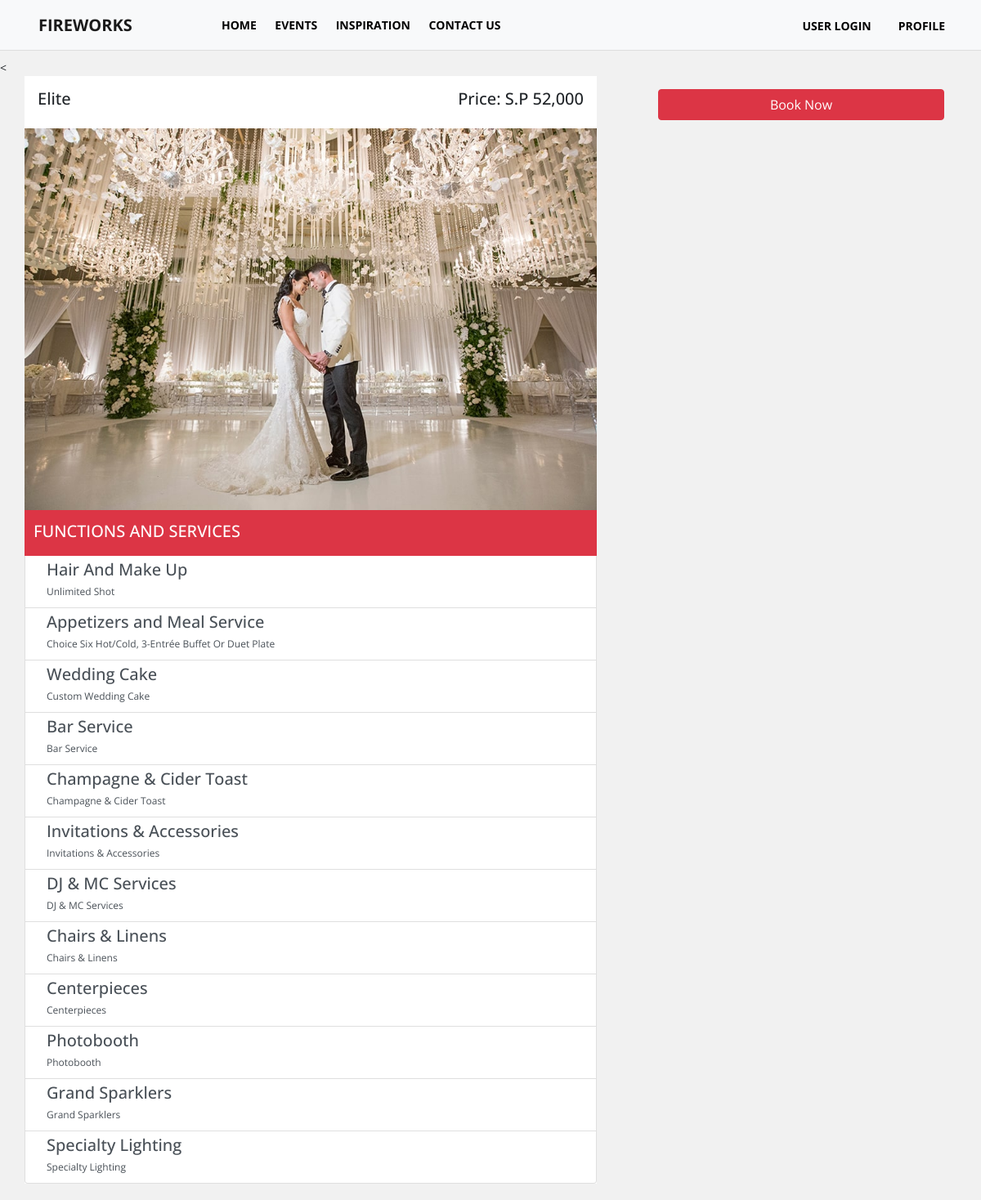
The page /package_detail.php?id=5 on the database as committed earlier.
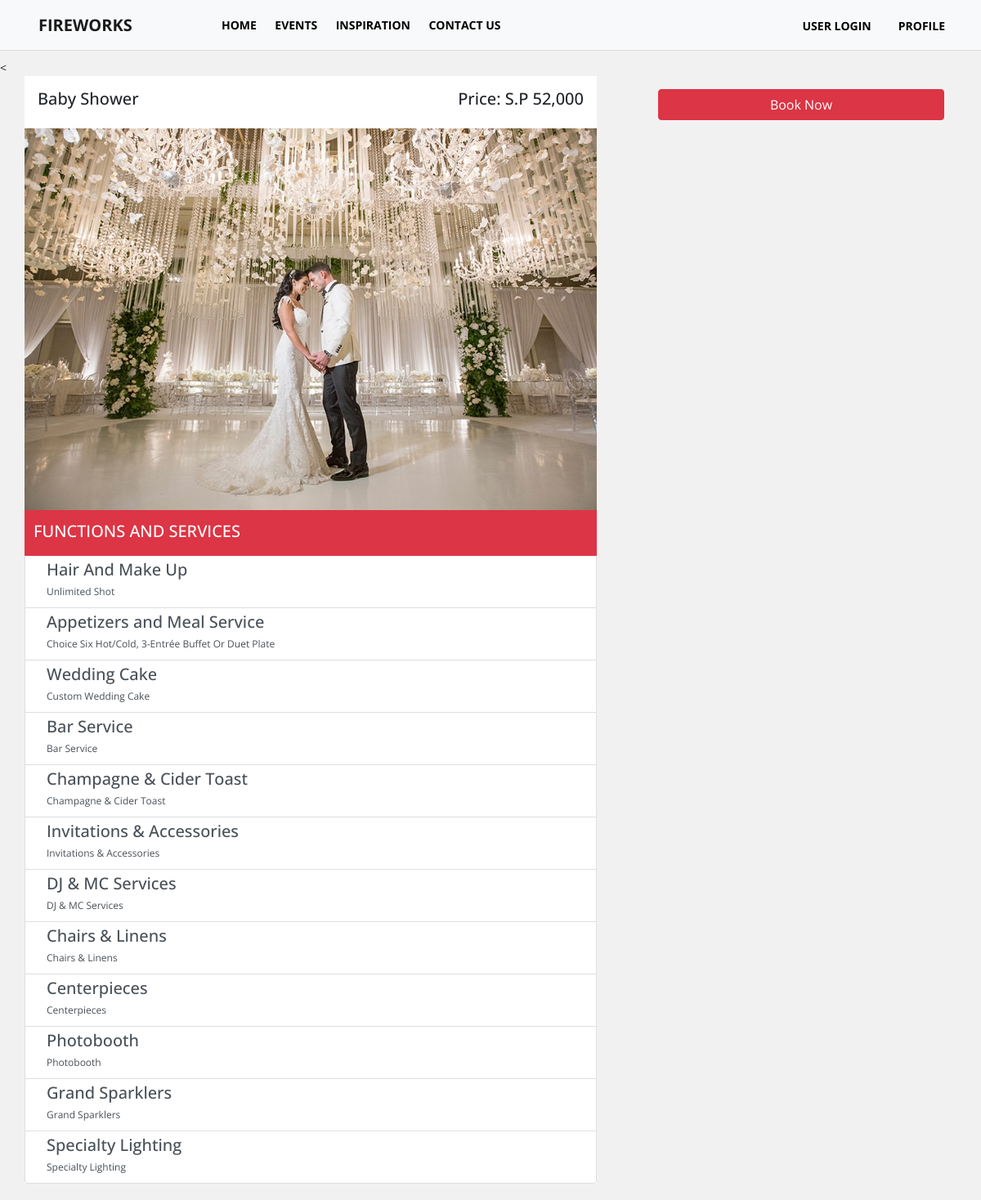
The same page on the database as committed later.
### tables this page shows
CREATE TABLE `tblweddingcategories` (
  `id` int(11) NOT NULL,
  `wedding_type` varchar(100) NOT NULL,
  `price` decimal(10,2) NOT NULL,
  `preview_image` text NOT NULL
);

### admin/include/database.php (called while the page is built, shortened)
<?php
class Database
{
    public $connection;
    public function open_connection()
    {
        $this->connection = mysqli_connect(DB_HOST, DB_USER, DB_PASS, DB_NAME);
    }
    public function query($sql)
    {
        $result = mysqli_query($this->connection, $sql);
        return $result;
    }
}
$db = new Database();
?>

### admin/include/db_object.php (called while the page is built, shortened)
<?php
class DB_Object
{
    public static function find_by_id($id) {
        $the_result_array = static::find_by_query("SELECT * FROM " . static::$db_table . " WHERE id = $id ORDER BY id DESC  LIMIT 1 ");
        return !empty($the_result_array) ? array_shift($the_result_array) : false;
    }
    public static function find_by_feature_no_limit($id) {
        return static::find_by_query("SELECT * FROM " . static::$db_table . " WHERE category_id = $id ORDER BY category_id DESC");
    }
    public static function find_by_query($sql) {
        global $db;
        $result_set = $db->query($sql);
        $the_object_array = array();
        while($row = mysqli_fetch_array($result_set)) {
            $the_object_array[] = static::instantiation($row);
        }
        return $the_object_array;
    }
    public static function instantiation($the_record){
        $the_object = new $calling_class;
        foreach($the_record as $the_attribute => $value)
        {
            if($the_object->has_the_attribute($the_attribute)) {
                $the_object->$the_attribute = $value;
            }
        }
        return $the_object;
    }
    private function has_the_attribute($the_attribute) {
        $object_properties = get_object_vars($this);
        return array_key_exists($the_attribute, $object_properties);
    }
}
?>

### admin/include/Categories.php (called while the page is built, shortened)
<?php
class Category extends DB_Object
{
    public $preview_image;
    public $upload_directory = "upload/categories";
    public $image_placeholder = "http://placehold.it/300x300&text=images";
    public function preview_image_picture() {
        return empty($this->preview_image) ? $this->image_placeholder : $this->upload_directory. '/' .$this->preview_image;
    }
}
?>

### package_detail.php (the view, shortened to what this page needs)
<?php
    $id = $_GET['id'];
    $category = Category::find_by_id($id);
?>
<!doctype html>
<html lang="en">
<head>
    <link rel="stylesheet" type="text/css"
          href="https://cdn.materialdesignicons.com/2.1.19/css/materialdesignicons.min.css">
    <link rel="stylesheet" href="css/bootstrap.min.css">
    <link rel="stylesheet" href="css/style.css">
   <link rel="stylesheet" href="css/bootstrap-datepicker.css">
</head>
<<body>
<?php include 'include/nav.php'; ?>
<div class="container">
     <div class="row">
        <div class="col-md-8 p-0" style="margin-bottom: 20px;">
            <div class="float-left bg-white">
                <h5 class="h5 text-uppercase mb-5 pt-3 pl-3 pr-3">
                    <span class="float-left text-capitalize"><?= $category->wedding_type; ?> </span>
                    <span class="float-right text-capitalize">Price: S.P <?= number_format($category->price); ?></span>
                </h5>
                <img src="admin/<?= $category->preview_image_picture(); ?>" style="width: 700px;" alt="">
                <ul class="list-group">
                        <li class="list-group-item list-group-item-action bg-danger flex-column align-items-start active">
                            <div class="d-flex w-100 justify-content-between">
                                <h5 class="mb-1 pt-2 pb-2">FUNCTIONS AND SERVICES</h5>
                            </div>
                        </li>
                    <?php $feature = Features::find_by_feature_no_limit($category->id); ?>
                        <?php foreach ($feature as $feature_item) : ?>
                            <li class="list-group-item list-group-item-action flex-column align-items-start">
                                <div class="d-flex w-100 justify-content-between">
                                    <h5 class="mb-1"><i class="mdi mdi-check mr-3"></i><?= $feature_item->title; ?></h5>
                                </div>
                                <p class="mb-1 ml-3 text-capitalize"><?= $feature_item->description; ?></p>
                            </li>
                        <?php endforeach; ?>
                    </ul>
                </div>
            </div>
            <div class="col-md-4" style="margin-bottom: 20px;">
                        <div class="text-center mt-3">
<a href ="about.php"><button class="btn btn-md btn-danger btn-block" type="submit" name="login"> Book Now </button></a>
                        </div>
            </div>
        </div>
</div>
</body>
</html>

Rows that differ between the two databases and show on the page:
changed tblweddingcategories: wedding_type "Elite" → "Baby Shower"
